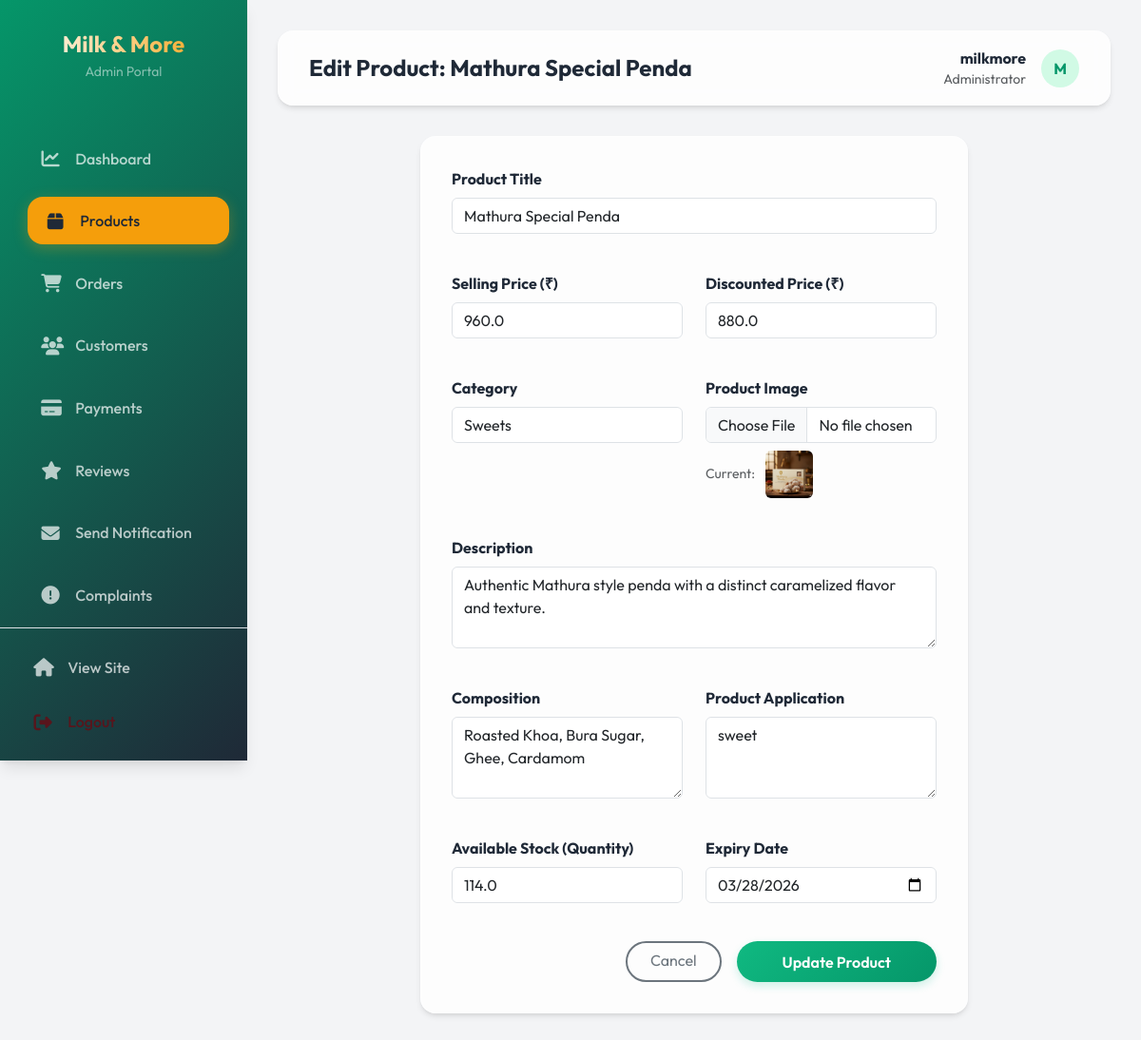
The app's page /admin-update-product/46/ (signed in) with its own data.
### app/models.py (models this page shows, shortened)
class Product(models.Model):
    title = models.CharField( max_length=100)
    selling_price = models.FloatField()
    discounted_price = models.FloatField()
    description = models.TextField()
    composition = models.TextField()
    prodapp = models.TextField(default='')
    category = models.CharField(choices=CATEGORY_CHOICES, max_length=2)
    product_image = models.ImageField(upload_to='product',null=True)
    quantity = models.FloatField(default=10) # Available stock in kg/liters
    expiry_date = models.DateField(null=True, blank=True)

### app/views.py (the view)
# urls.py: path("admin-update-product/<int:pk>/", admin_update_product, name="admin-update-product"),
@user_passes_test(is_admin)
def admin_update_product(request, pk):
    product = Product.objects.get(pk=pk)
    if request.method == 'POST':
        form = ProductForm(request.POST, request.FILES, instance=product)
        if form.is_valid():
            form.save()
            messages.success(request, "Product updated successfully!")
            return redirect('admin-products')
    else:
        form = ProductForm(instance=product)
    return render(request, 'admin_panel/add_product.html', locals())

### app/forms.py
class ProductForm(forms.ModelForm):
    class Meta:
        model = Product
        fields = ['title', 'selling_price', 'discounted_price', 'description', 'composition', 'prodapp', 'category', 'product_image', 'quantity', 'expiry_date']
        widgets = {
            'title': forms.TextInput(attrs={'class': 'form-control'}),
            'selling_price': forms.NumberInput(attrs={'class': 'form-control'}),
            'discounted_price': forms.NumberInput(attrs={'class': 'form-control'}),
            'description': forms.Textarea(attrs={'class': 'form-control', 'rows': 3}),
            'composition': forms.Textarea(attrs={'class': 'form-control', 'rows': 3}),
            'prodapp': forms.Textarea(attrs={'class': 'form-control', 'rows': 3}),
            'category': forms.Select(attrs={'class': 'form-control'}),
            'product_image': forms.FileInput(attrs={'class': 'form-control'}),
            'quantity': forms.NumberInput(attrs={'class': 'form-control'}),
            'expiry_date': forms.DateInput(attrs={'class': 'form-control', 'type': 'date'}),
        }

### app/context_processors.py (called while the page is built, shortened)
def regional_restriction(request):
    is_delivery = hasattr(request.user, 'deliveryperson')
    return {
        'is_in_ahmedabad': True, # Default to True for guests/staff to avoid blocking
        'has_any_address': False,
        'show_restricted_overlay': False
    }

### app/views.py (called while the page is built)
def is_admin(user):
    return user.is_superuser or user.is_staff

### Dairy-webapp-main/app/templates/admin_panel/add_product.html (shortened to what this page needs)
{% extends 'admin_panel/base.html' %}
{% load static %}
{% block page_title %}
{% if product %}Edit Product: {{ product.title }}{% else %}Add New Product{% endif %}
{% endblock %}
{% block content %}
<div class="row justify-content-center">
    <div class="col-lg-8">
        <div class="glass-card">
            <form method="POST" enctype="multipart/form-data" class="p-2">
                <div class="row g-4">
                    <div class="col-md-12 mb-3">
                        <label for="{{ form.title.id_for_label }}" class="form-label fw-bold">Product Title</label>
                        {{ form.title }}
                    </div>
                    <div class="col-md-6 mb-3">
                        <label for="{{ form.selling_price.id_for_label }}" class="form-label fw-bold">Selling Price (₹)</label>
                        {{ form.selling_price }}
                    </div>
                    <div class="col-md-6 mb-3">
                        <label for="{{ form.discounted_price.id_for_label }}" class="form-label fw-bold">Discounted Price (₹)</label>
                        {{ form.discounted_price }}
                    </div>
                    <div class="col-md-6 mb-3">
                        <label for="{{ form.category.id_for_label }}" class="form-label fw-bold">Category</label>
                        {{ form.category }}
                    </div>
                    <div class="col-md-6 mb-3">
                        <label for="{{ form.product_image.id_for_label }}" class="form-label fw-bold">Product Image</label>
                        {{ form.product_image }}
                        {% if product.product_image %}
                        <div class="mt-2">
                            <span class="small text-muted">Current:</span>
                            <img src="{{ product.product_image.url }}" alt="" class="ms-2 rounded" style="width: 50px;">
                        </div>
                        {% endif %}
                    </div>
                    <div class="col-12 mb-3">
                        <label for="{{ form.description.id_for_label }}" class="form-label fw-bold">Description</label>
                        {{ form.description }}
                    </div>
                    <div class="col-md-6 mb-3">
                        <label for="{{ form.composition.id_for_label }}" class="form-label fw-bold">Composition</label>
                        {{ form.composition }}
                    </div>
                    <div class="col-md-6 mb-3">
                        <label for="{{ form.prodapp.id_for_label }}" class="form-label fw-bold">Product Application</label>
                        {{ form.prodapp }}
                    </div>
                    <div class="col-md-6 mb-3">
                        <label for="{{ form.quantity.id_for_label }}" class="form-label fw-bold">Available Stock (Quantity)</label>
                        {{ form.quantity }}
                    </div>
                    <div class="col-md-6 mb-3">
                        <label for="{{ form.expiry_date.id_for_label }}" class="form-label fw-bold">Expiry Date</label>
                        {{ form.expiry_date }}
                    </div>
                </div>
                <div class="d-flex justify-content-end gap-3 mt-4">
                    <a href="{% url 'admin-products' %}" class="btn btn-outline-secondary border-2 px-4 rounded-pill">Cancel</a>
                    <button type="submit" class="btn btn-premium px-5 rounded-pill">
                        {% if product %}Update Product{% else %}Add Product{% endif %}
                    </button>
                </div>
            </form>
        </div>
    </div>
</div>
{% endblock %}

### Dairy-webapp-main/app/templates/admin_panel/base.html (shortened to what this page needs)
{% load static %}
<!DOCTYPE html>
<html lang="en">
<head>
    <link rel="stylesheet" href="https://cdnjs.cloudflare.com/ajax/libs/font-awesome/6.4.0/css/all.min.css">
    <link href="https://cdn.jsdelivr.net/npm/bootstrap@5.3.0/dist/css/bootstrap.min.css" rel="stylesheet">
</head>
<body>
    <div class="sidebar">
        <div class="sidebar-header">
            <h3>Milk & More</h3>
            <p class="text-white-50 small mt-1">Admin Portal</p>
        </div>
        <div class="nav-links-wrapper">
            <ul class="nav-links" style="margin-top: 0;">
                <li class="nav-item">
                    <a href="{% url 'admin-dashboard' %}"
                        class="nav-link {% if request.resolver_match.url_name == 'admin-dashboard' %}active{% endif %}">
                        <i class="fa-solid fa-chart-line"></i> Dashboard
                    </a>
                </li>
                <li class="nav-item">
                    <a href="{% url 'admin-products' %}"
                        class="nav-link {% if 'product' in request.resolver_match.url_name %}active{% endif %}">
                        <i class="fa-solid fa-box"></i> Products
                    </a>
                </li>
                <li class="nav-item">
                    <a href="{% url 'admin-orders' %}"
                        class="nav-link {% if 'order' in request.resolver_match.url_name and 'delivery-person' not in request.resolver_match.url_name %}active{% endif %}">
                        <i class="fa-solid fa-cart-shopping"></i> Orders
                    </a>
                </li>
                <li class="nav-item">
                    <a href="{% url 'admin-customers' %}"
                        class="nav-link {% if 'customer' in request.resolver_match.url_name %}active{% endif %}">
                        <i class="fa-solid fa-users"></i> Customers
                    </a>
                </li>
                <li class="nav-item">
                    <a href="{% url 'admin-payments' %}"
                        class="nav-link {% if 'payment' in request.resolver_match.url_name %}active{% endif %}">
                        <i class="fa-solid fa-credit-card"></i> Payments
                    </a>
                </li>
                <li class="nav-item">
                    <a href="{% url 'admin-reviews' %}"
                        class="nav-link {% if 'review' in request.resolver_match.url_name %}active{% endif %}">
                        <i class="fa-solid fa-star"></i> Reviews
                    </a>
                </li>
                <li class="nav-item">
                    <a href="{% url 'admin-send-notification' %}"
                        class="nav-link {% if request.resolver_match.url_name == 'admin-send-notification' %}active{% endif %}">
                        <i class="fa-solid fa-envelope"></i> Send Notification
                    </a>
                </li>
                <li class="nav-item">
                    <a href="{% url 'admin-complaints' %}"
                        class="nav-link {% if 'complaint' in request.resolver_match.url_name %}active{% endif %}">
                        <i class="fa-solid fa-circle-exclamation"></i> Complaints
                    </a>
                </li>
                <li class="nav-item">
                </li>
            </ul>
        </div>
        <div class="sidebar-footer p-3 border-top border-white-25">
            <ul class="nav-links m-0">
                <li class="nav-item p-0">
                    <a href="{% url 'home' %}" class="nav-link">
                        <i class="fa-solid fa-house"></i> View Site
                    </a>
                </li>
                <li class="nav-item p-0 mt-2">
                    <a href="{% url 'logout' %}" class="nav-link text-danger-emphasis">
                        <i class="fa-solid fa-right-from-bracket"></i> Logout
                    </a>
                </li>
            </ul>
        </div>
    </div>
    <div class="main-content">
        <header class="top-header animate-fade-in">
            <div class="page-info">
                <h4 class="mb-0 fw-bold">{% block page_title %}Dashboard{% endblock %}</h4>
            </div>
            <div class="user-profile">
                <div class="text-end d-none d-md-block">
                    <p class="mb-0 fw-bold">{{ request.user.username }}</p>
                    <p class="mb-0 small text-muted">Administrator</p>
                </div>
                <div class="user-avatar text-uppercase">
                    {{ request.user.username|slice:":1" }}
                </div>
            </div>
        </header>
        <div class="animate-fade-in" style="animation-delay: 0.1s;">
            {% block content %}{% endblock %}
        </div>
    </div>
</body>
</html>

### Dairy-webapp-main/app/templates/admin_panel/base.html (style rules this page uses)
:root { --emerald: #10b981; --emerald-dark: #059669; --emerald-light: #d1fae5; --gold: #f59e0b; --gold-dark: #d97706; --dark: #1f2937; --light: #f9fafb; --white: #ffffff; --glass: rgba(255, 255, 255, 0.8); --shadow-sm: 0 1px 2px 0 rgba(0, 0, 0, 0.05); --shadow: 0 4px 6px -1px rgba(0, 0, 0, 0.1), 0 2px 4px -1px rgba(0, 0, 0, 0.06); --shadow-lg: 0 10px 15px -3px rgba(0, 0, 0, 0.1), 0 4px 6px -2px rgba(0, 0, 0, 0.05); --radius: 16px; }
body { font-family: 'Outfit', sans-serif; background-color: #f3f4f6; color: var(--dark); margin: 0; padding: 0; overflow-x: hidden; }
.sidebar { width: 260px; height: 100vh; position: fixed; left: 0; top: 0; background: linear-gradient(135deg, var(--emerald-dark), var(--dark)); color: white; transition: all 0.3s ease; z-index: 1000; box-shadow: var(--shadow-lg); display: flex; flex-direction: column; }
.sidebar-header { padding: 2rem 1.5rem; text-align: center; flex-shrink: 0; }
.nav-links-wrapper { flex-grow: 1; overflow-y: auto; padding-bottom: 2rem; }
.nav-links-wrapper { -ms-overflow-style: none; scrollbar-width: none; }
.sidebar-header h3 { font-weight: 700; font-size: 1.5rem; margin: 0; background: linear-gradient(to right, #fff, var(--gold)); -webkit-background-clip: text; background-clip: text; -webkit-text-fill-color: transparent; }
.nav-links { list-style: none; padding: 0; margin-top: 2rem; }
.nav-item { padding: 0.5rem 1.5rem; }
.nav-link { color: rgba(255, 255, 255, 0.7); text-decoration: none; display: flex; align-items: center; padding: 0.8rem 1.2rem; border-radius: var(--radius); transition: all 0.3s ease; font-weight: 500; }
.nav-link i { margin-right: 1rem; font-size: 1.2rem; width: 20px; text-align: center; }
.nav-link:hover, .nav-link.active { color: white; background: rgba(255, 255, 255, 0.1); transform: translateX(5px); }
.nav-link.active { background: var(--gold); color: var(--dark); box-shadow: 0 4px 15px rgba(245, 158, 11, 0.3); }
.main-content { margin-left: 260px; padding: 2rem; transition: all 0.3s ease; min-height: 100vh; }
.top-header { display: flex; justify-content: space-between; align-items: center; margin-bottom: 2rem; background: var(--glass); backdrop-filter: blur(10px); padding: 1rem 2rem; border-radius: var(--radius); box-shadow: var(--shadow); border: 1px solid rgba(255, 255, 255, 0.3); }
.user-profile { display: flex; align-items: center; gap: 1rem; }
.user-avatar { width: 40px; height: 40px; border-radius: 50%; background: var(--emerald-light); display: flex; align-items: center; justify-content: center; color: var(--emerald-dark); font-weight: 700; }
.glass-card { background: var(--glass); backdrop-filter: blur(10px); border-radius: var(--radius); padding: 1.5rem; border: 1px solid rgba(255, 255, 255, 0.3); box-shadow: var(--shadow); transition: all 0.3s ease; }
.btn-premium { background: linear-gradient(135deg, var(--emerald), var(--emerald-dark)); color: white; border: none; padding: 0.6rem 1.5rem; border-radius: var(--radius); font-weight: 600; transition: all 0.3s ease; box-shadow: 0 4px 10px rgba(16, 185, 129, 0.2); }
.animate-fade-in { animation: fadeIn 0.5s ease forwards; }

### records on screen
Product: title "Mathura Special Penda", selling_price "960.0", discounted_price "880.0", category "Sweets", product_image (picture), description "Authentic Mathura style penda with a distinct caramelized flavor and texture.", composition "Roasted Khoa, Bura Sugar, Ghee, Cardamom", prodapp "sweet", quantity "114.0", expiry_date "03/28/2026"

### other values on screen
{{ request.user.username }} "milkmore"
{{ request.user.username|slice:":1" }} "M"
